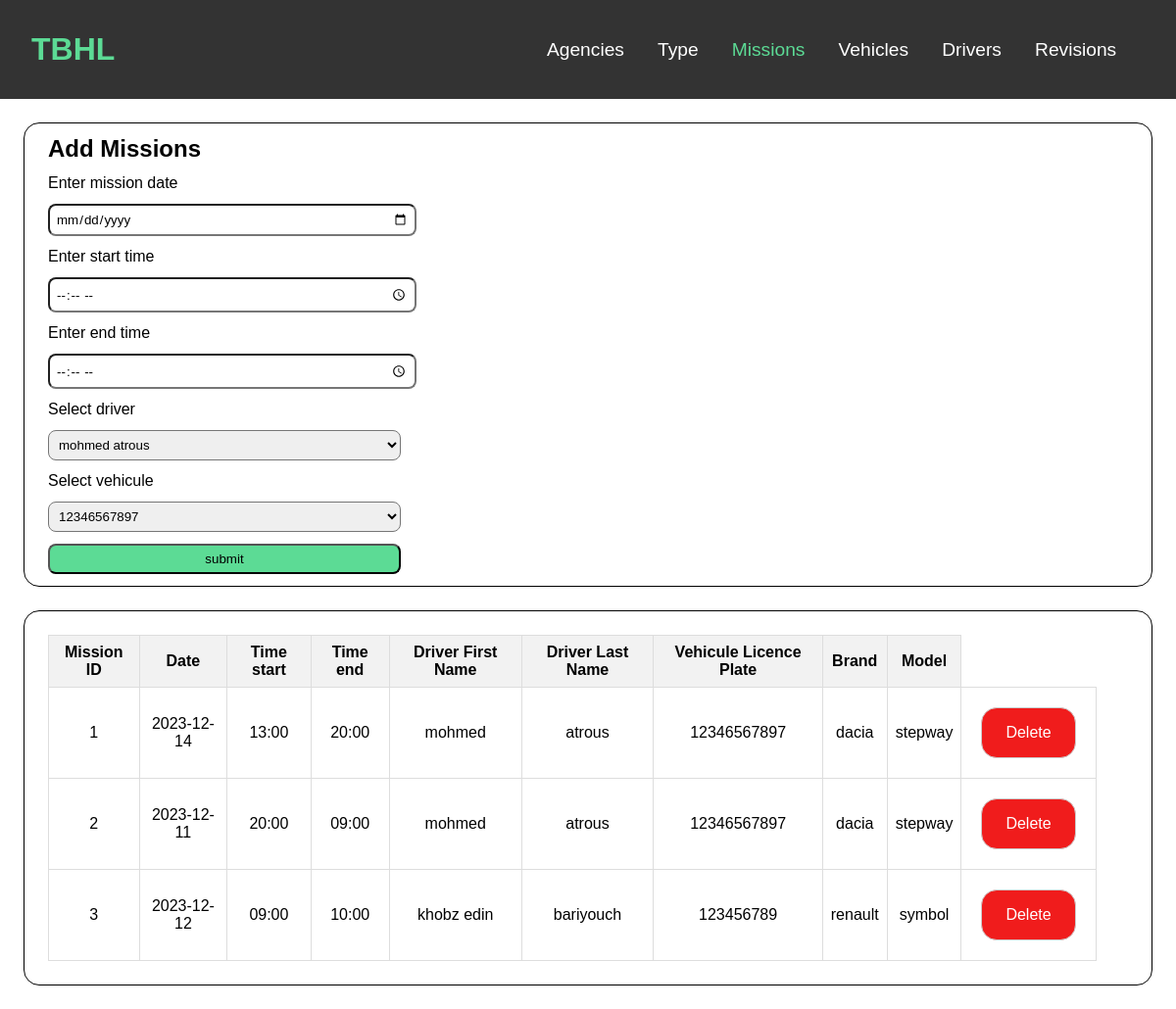
Page /mission on the committed database.
### tables this page shows
CREATE TABLE Mission(
        MissionID INTEGER PRIMARY KEY AUTOINCREMENT,
        Date TEXT NOT NULL,
        HeureDebut TEXT NOT NULL,
        HeureFin TEXT NOT NULL,
        ChauffeurID INTEGER NOT NULL,
        VehiculeID INTEGER NOT NULL
    );

CREATE TABLE Chauffeur(
        ChauffeurID INTEGER PRIMARY KEY AUTOINCREMENT,
        Nom TEXT NOT NULL,
        Prenom TEXT NOT NULL,
        Telephone INTEGER NOT NULL,
        Email TEXT NOT NULL,
        AgenceID INTEGER NOT NULL,
        FOREIGN KEY(AgenceID) REFERENCES Agence(AgenceID)
    );

CREATE TABLE Vehicule(
        VehiculeID INTEGER PRIMARY KEY AUTOINCREMENT,
        TypeID INTEGER NOT NULL,
        Immatriculation TEXT NOT NULL,
        DateAchat TEXT NOT NULL
    );

CREATE TABLE Type(
        TypeID INTEGER PRIMARY KEY AUTOINCREMENT,
        Marque TEXT NOT NULL,
        Modele TEXT NOT NULL
    );

### main.py (the view, shortened to what this page needs)
@app.route("/mission",methods = ['GET' , 'POST'])
def mission():
    chauffeure_list = cursor.execute('SELECT * FROM Chauffeur').fetchall()
    vehicule_list = cursor.execute('SELECT * FROM Vehicule').fetchall()
    mission_list = cursor.execute('''SELECT Chauffeur.Nom, Chauffeur.Prenom,
                                    Vehicule.Immatriculation, Type.Marque, Type.Modele,
                                    Mission.*
                                    FROM Mission
                                    JOIN Chauffeur ON Chauffeur.ChauffeurID = Mission.ChauffeurID
                                    JOIN Vehicule ON Vehicule.VehiculeID = Mission.VehiculeID
                                    JOIN Type ON Vehicule.TypeID = Type.TypeID''').fetchall()
    return render_template("missionmanager.html",chauffeure_list=chauffeure_list
                           ,vehicule_list=vehicule_list,mission_list=mission_list)

### templates/missionmanager.html (shortened to what this page needs)
<!DOCTYPE html>
<html lang="en">
<head>
    <link type="text/css" rel="stylesheet" href="{{ url_for('static', filename='stylesheet/body.css')}}">
    <link type="text/css" rel="stylesheet" href="{{ url_for('static', filename='stylesheet/appbar.css')}}">
</head>
<body>
    <header>
        <a href="/" id="logo">TBHL</a>
        <nav>
            <ul>
                <li><a href="/agence" >Agencies</a></li>
                <li><a href="/type">Type</a></li>
                <li><a href="/mission" class="selected">Missions</a></li>
                <li><a href="/vehicule">Vehicles</a></li>
                <li><a href="/chauffeur">Drivers</a></li>
                <li><a href="/revision">Revisions</a></li>
            </ul>
        </nav>
    </header>
    <div class="add">
        <form method="post">
            <h2>Add Missions</h2>
            <label>Enter mission date</label>
            <input type="date" id="date" name="date" required>
            <label>Enter start time</label>
            <input type="time" id="heurdeb" name="heurdebut" required>
            <label>Enter end time</label>
            <input type="time" id="heurfin" name="heurfin" required>
            <label>Select driver</label>
            <select name="chauffeur" id="chauf">
                {% for chauffeur in chauffeure_list %}
                <option value="{{chauffeur[0]}}">{{chauffeur[1]}} {{chauffeur[2]}}</option>
                {% endfor %}
            </select>
            <label>Select vehicule</label>
            <select name="vehicule" id="vehicule">
                {% for vehicule in vehicule_list %}
                <option value="{{vehicule[0]}}">{{vehicule[2]}}</option>
                {% endfor %}
            </select>
            <input type="submit" id="sub" value="submit">
        </form>
    </div>
    <div class="list">
        <table>
            <thead>
                <tr>
                    <th>Mission ID</th>
                    <th>Date</th>
                    <th>Time start</th>
                    <th>Time end</th>
                    <th>Driver First Name</th>
                    <th>Driver Last Name</th>
                    <th>Vehicule Licence Plate</th>
                    <th>Brand</th>
                    <th>Model</th>
                </tr>
            </thead>
            <tbody>
                {% for element in mission_list %}
                    <tr>
                        <td>{{ element[5] }}</td>
                        <td>{{ element[6] }}</td>
                        <td>{{ element[7] }}</td>
                        <td>{{ element[8] }}</td>
                        <td>{{ element[0] }}</td>
                        <td>{{ element[1] }}</td>
                        <td>{{ element[2] }}</td>
                        <td>{{ element[3] }}</td>
                        <td>{{ element[4] }}</td>
                        <td>
                            <a href="/mission/sup:{{element[0]}}">Delete</a>
                        </td>
                    </tr>
                {% endfor %}
            </tbody>
        </table>
    </div>
</body>
</html>

### static/stylesheet/body.css (style rules this page uses)
* { margin: 0; padding: 0; }
.add ,.list { margin: 2vw; border: 0.1rem solid black; border-radius: 1rem; }
.add * { margin: 1vw; display: block; }
.add input, .add select { padding: 0.5vw; border-radius: 0.5rem; width: 30vw; box-shadow: none; }
#sub { background-color: #5cdb95; }
.list { padding: 1vw; }
.list * { margin: 1vw; }
table { width: 95%; border-collapse: collapse; }
th, td { border: 1px solid #ddd; padding: 0.5rem; text-align: center; }
th { background-color: #f2f2f2; }
td a { display: inline-block; text-decoration: none; padding: 2vh 2vw; border: 1px solid #ccc; border-radius: 1rem; background-color: #f01c1c; color: #fff; transition: 0.2s ease-in-out; }

### static/stylesheet/appbar.css (style rules this page uses)
* { margin: 0; padding: 0; font-family: sans-serif; }
header { background-color: #333; color: #fff; padding: 4vh; display: flex; justify-content: space-between; align-items: center; }
#logo { font-size: 200%; font-weight: 900; color: #5cdb95; text-decoration: none; }
nav { font-size: 120%; }
nav a { color: inherit; text-decoration: none; transition: 0.25s ease; }
nav ul { list-style: none; margin: 0 0.75em; }
nav li { display: inline-block; margin-right: 10px; margin: 0 0.75em; }
.selected { color: #5cdb95; }

### rows in the picture
Mission: MissionID "1", Date "2023-12-14", HeureDebut "13:00", HeureFin "20:00", Nom "mohmed", Prenom "atrous", Immatriculation "12346567897", Marque "dacia", Modele "stepway"
Mission: MissionID "2", Date "2023-12-11", HeureDebut "20:00", HeureFin "09:00", Nom "mohmed", Prenom "atrous", Immatriculation "12346567897", Marque "dacia", Modele "stepway"
Mission: MissionID "3", Date "2023-12-12", HeureDebut "09:00", HeureFin "10:00", Nom "khobz edin", Prenom "bariyouch", Immatriculation "123456789", Marque "renault", Modele "symbol"

### other values in the picture
form field chauffeur "mohmed atrous"
form field vehicule "12346567897"
